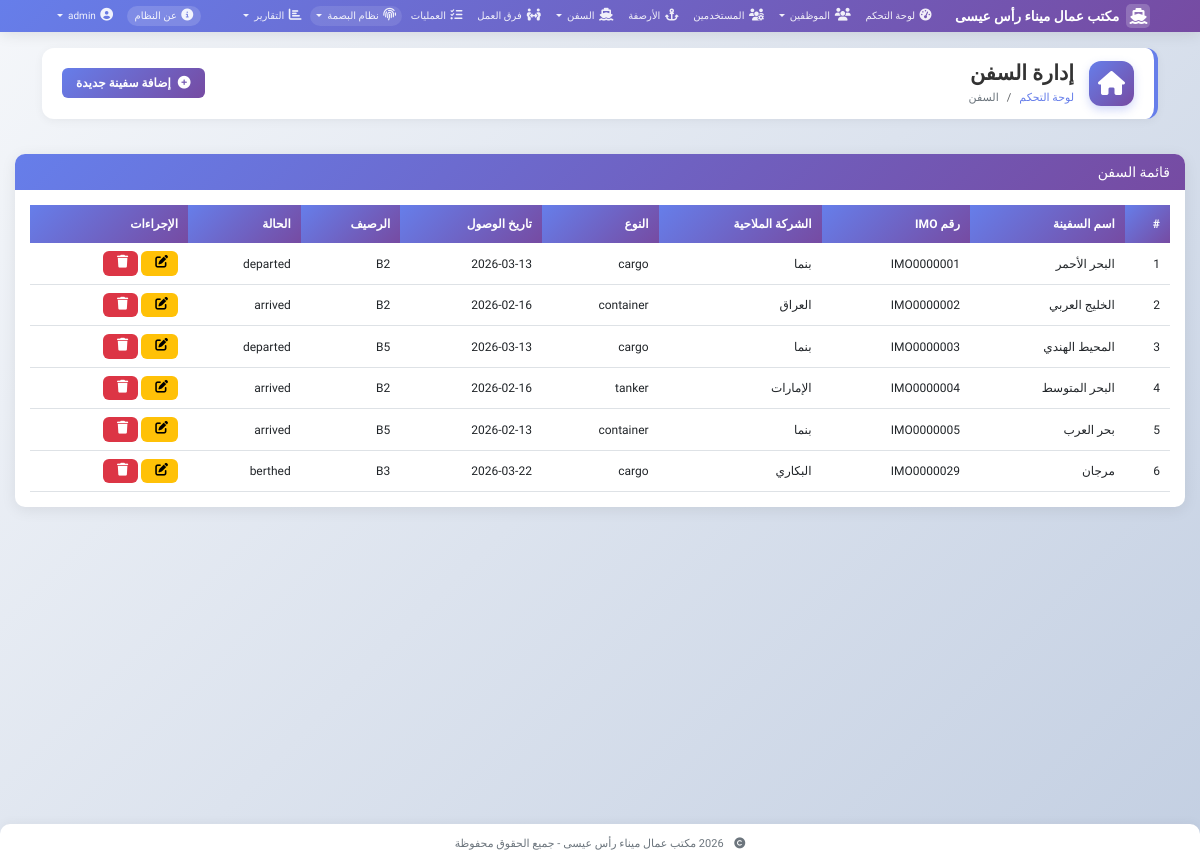
Page /ships (signed in) on the committed database.
### models.py (models this page shows, shortened)
class User(UserMixin, db.Model):
    __tablename__ = 'users'
    id = db.Column(db.Integer, primary_key=True)
    username = db.Column(db.String(80), unique=True, nullable=False)
    email = db.Column(db.String(120), unique=True, nullable=False)
    password_hash = db.Column(db.String(200), nullable=False)
    role = db.Column(db.String(20), nullable=False, default='employee')
    is_active = db.Column(db.Boolean, default=True)
    created_at = db.Column(db.DateTime, default=datetime.utcnow)
    def is_admin(self):
        return self.role == 'admin'

class Ship(db.Model):
    __tablename__ = 'ships'
    id = db.Column(db.Integer, primary_key=True)
    name = db.Column(db.String(100), nullable=False)
    imo_number = db.Column(db.String(20), unique=True, nullable=False)
    flag = db.Column(db.String(50), nullable=False)
    ship_type = db.Column(db.String(50), nullable=False)
    length = db.Column(db.Float)
    width = db.Column(db.Float)
    draft = db.Column(db.Float)
    cargo_capacity = db.Column(db.Float)
    arrival_date = db.Column(db.DateTime, nullable=False)
    departure_date = db.Column(db.DateTime)
    berth_number = db.Column(db.String(10))
    status = db.Column(db.String(20), default='arrived')
    notes = db.Column(db.Text)
    operations = db.relationship('ShipOperation', foreign_keys='ShipOperation.ship_id', back_populates='ship', cascade='all, delete-orphan')

### app.py (the view)
@app.route('/ships')
@login_required
def ship_list():
    ships = Ship.query.all()
    return render_template('ships/list.html', ships=ships)

### app.py (called while the page is built)
@app.context_processor
def inject_now():
    from datetime import datetime
    return {'now': datetime.now}

@app.context_processor
def inject_now():
    from datetime import datetime
    return {'now': datetime.now}

@login_manager.user_loader
def load_user(user_id):
    return User.query.get(int(user_id))

### templates/ships/list.html (shortened to what this page needs)
{% extends "base.html" %}
{% block page_title %}إدارة السفن{% endblock %}
{% block breadcrumb %}
<li class="breadcrumb-item"><a href="{{ url_for('dashboard') }}">لوحة التحكم</a></li>
<li class="breadcrumb-item active">السفن</li>
{% endblock %}
{% block page_actions %}
<a href="{{ url_for('add_ship') }}" class="btn btn-primary">
    <i class="fas fa-plus-circle"></i> إضافة سفينة جديدة
</a>
{% endblock %}
{% block content %}
<div class="card">
    <div class="card-header">
        <h5 class="mb-0">قائمة السفن</h5>
    </div>
    <div class="card-body">
        <div class="table-responsive">
            <table class="table table-hover">
                <thead>
                    <tr>
                        <th>#</th>
                        <th>اسم السفينة</th>
                        <th>رقم IMO</th>
                        <th>الشركة الملاحية</th>
                        <th>النوع</th>
                        <th>تاريخ الوصول</th>
                        <th>الرصيف</th>
                        <th>الحالة</th>
                        <th>الإجراءات</th>
                    </tr>
                </thead>
                <tbody>
                    {% for ship in ships %}
                    <tr>
                        <td>{{ loop.index }}</td>
                        <td>{{ ship.name }}</td>
                        <td>{{ ship.imo_number }}</td>
                        <td>{{ ship.flag }}</td>
                        <td>{{ ship.ship_type }}</td>
                        <td>{{ ship.arrival_date.strftime('%Y-%m-%d') }}</td>
                        <td>{{ ship.berth_number or 'غير محدد' }}</td>
                        <td>{{ ship.status }}</td>
                        <td>
                            <a href="{{ url_for('edit_ship', id=ship.id) }}" class="btn btn-sm btn-warning">
                                <i class="fas fa-edit"></i>
                            </a>
                            <a href="{{ url_for('delete_ship', id=ship.id) }}" class="btn btn-sm btn-danger" onclick="return confirm('هل أنت متأكد؟')">
                                <i class="fas fa-trash"></i>
                            </a>
                        </td>
                    </tr>
                    {% endfor %}
                </tbody>
            </table>
        </div>
    </div>
</div>
{% endblock %}

### templates/base.html (shortened to what this page needs)
<!DOCTYPE html>
<html lang="ar" dir="rtl">
<head>
    <link href="https://cdn.jsdelivr.net/npm/bootstrap@5.3.0/dist/css/bootstrap.rtl.min.css" rel="stylesheet">
    <link rel="stylesheet" href="https://cdnjs.cloudflare.com/ajax/libs/font-awesome/6.4.0/css/all.min.css">
    <link rel="stylesheet" href="https://cdn.datatables.net/1.13.4/css/dataTables.bootstrap5.min.css">
    <link rel="stylesheet" href="https://cdn.jsdelivr.net/npm/sweetalert2@11/dist/sweetalert2.min.css">
</head>
<body>
    <nav class="navbar navbar-expand-lg">
        <div class="container-fluid">
            <a class="navbar-brand" href="{{ url_for('index') }}">
                <i class="fas fa-ship"></i>
                مكتب عمال ميناء رأس عيسى
            </a>
            <div class="collapse navbar-collapse" id="navbarNav">
                {% if current_user.is_authenticated %}
                <ul class="navbar-nav me-auto">
                    <li class="nav-item">
                        <a class="nav-link {% if request.endpoint == 'dashboard' %}active{% endif %}" href="{{ url_for('dashboard') }}">
                            <i class="fas fa-tachometer-alt"></i>
                            لوحة التحكم
                        </a>
                    </li>
                    <li class="nav-item dropdown">
                        <a class="nav-link dropdown-toggle" href="#" role="button" data-bs-toggle="dropdown">
                            <i class="fas fa-users"></i>
                            الموظفين
                        </a>
                    </li>
                    {% if current_user.is_admin() %}
                    <li class="nav-item">
                        <a class="nav-link {% if request.endpoint in ['user_list', 'add_user', 'edit_user'] %}active{% endif %}" href="{{ url_for('user_list') }}">
                            <i class="fas fa-users-cog"></i>
                            المستخدمين
                        </a>
                    </li>
                    {% endif %}
                    <li class="nav-item">
                        <a class="nav-link {% if request.endpoint in ['berth_list', 'add_berth', 'edit_berth'] %}active{% endif %}" href="{{ url_for('berth_list') }}">
                            <i class="fas fa-anchor"></i>
                            الأرصفة
                        </a>
                    </li>
                    <li class="nav-item dropdown">
                        <a class="nav-link dropdown-toggle" href="#" role="button" data-bs-toggle="dropdown">
                            <i class="fas fa-ship"></i>
                            السفن
                        </a>
                    </li>
                    <li class="nav-item">
                        <a class="nav-link {% if request.endpoint == 'team_list' %}active{% endif %}" href="{{ url_for('team_list') }}">
                            <i class="fas fa-people-arrows"></i>
                            فرق العمل
                        </a>
                    </li>
                    <li class="nav-item">
                        <a class="nav-link {% if request.endpoint in ['operation_list', 'add_operation', 'edit_operation'] %}active{% endif %}" href="{{ url_for('operation_list') }}">
                            <i class="fas fa-tasks"></i>
                            العمليات
                        </a>
                    </li>
                    {% if current_user.is_admin() %}
<li class="nav-item dropdown fingerprint-menu">
    <a class="nav-link dropdown-toggle" href="#" role="button" data-bs-toggle="dropdown">
        <i class="fas fa-fingerprint"></i>
        نظام البصمة
    </a>
</li>
{% endif %}
                    <li class="nav-item dropdown">
                        <a class="nav-link dropdown-toggle" href="#" role="button" data-bs-toggle="dropdown">
                            <i class="fas fa-chart-bar"></i>
                            التقارير
                        </a>
                    </li>
                </ul>
                <ul class="navbar-nav">
                    <li class="nav-item">
                        <a class="nav-link" href="{{ url_for('about') }}">
                            <i class="fas fa-info-circle"></i>
                            <span class="d-none d-lg-inline">عن النظام</span>
                        </a>
                    </li>
                    <li class="nav-item dropdown">
                        <a class="nav-link dropdown-toggle" href="#" role="button" data-bs-toggle="dropdown">
                            <i class="fas fa-user-circle"></i>
                            {{ current_user.username }}
                        </a>
                    </li>
                </ul>
                {% endif %}
            </div>
        </div>
    </nav>
    {% if current_user.is_authenticated %}
    <div class="container-fluid mt-3">
        <div class="page-header-wrapper">
            <div class="page-header-content">
                <div class="page-header-icon">
                    <i class="{% block page_icon %}fas fa-home{% endblock %}"></i>
                </div>
                <div class="page-header-title">
                    <h4 class="mb-0">{% block page_title %}{% endblock %}</h4>
                    <nav aria-label="breadcrumb">
                        <ol class="breadcrumb">
                            {% block breadcrumb %}{% endblock %}
                        </ol>
                    </nav>
                </div>
            </div>
            <div class="page-header-actions">
                {% block page_actions %}{% endblock %}
            </div>
        </div>
    </div>
    {% endif %}
    <main class="main-content">
        {% block content %}{% endblock %}
    </main>
    <footer class="footer">
        <div class="container">
            <p class="mb-0">
                <i class="fas fa-copyright me-2"></i>
                2026 مكتب عمال ميناء رأس عيسى - جميع الحقوق محفوظة
            </p>
        </div>
    </footer>
</body>
</html>

### rows in the picture
User: username "admin"
Ship: name "البحر الأحمر", imo_number "IMO0000001", flag "بنما", ship_type "cargo", arrival_date "2026-03-13", berth_number "B2", status "departed"
Ship: name "الخليج العربي", imo_number "IMO0000002", flag "العراق", ship_type "container", arrival_date "2026-02-16", berth_number "B2", status "arrived"
Ship: name "المحيط الهندي", imo_number "IMO0000003", flag "بنما", ship_type "cargo", arrival_date "2026-03-13", berth_number "B5", status "departed"
Ship: name "البحر المتوسط", imo_number "IMO0000004", flag "الإمارات", ship_type "tanker", arrival_date "2026-02-16", berth_number "B2", status "arrived"
Ship: name "بحر العرب", imo_number "IMO0000005", flag "بنما", ship_type "container", arrival_date "2026-02-13", berth_number "B5", status "arrived"
Ship: name "مرجان", imo_number "IMO0000029", flag "البكاري", ship_type "cargo", arrival_date "2026-03-22", berth_number "B3", status "berthed"
